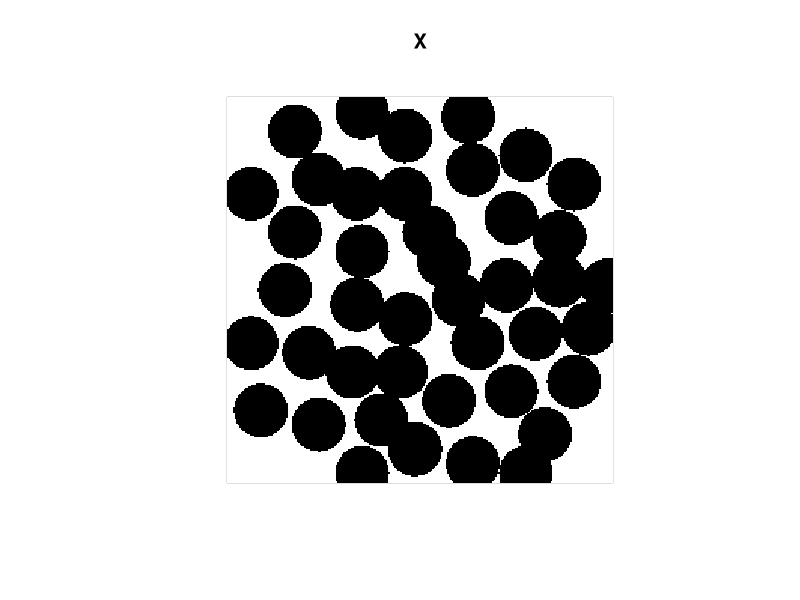

The R script that drew this image:
library(spatstat)


### Name: is.connected
### Title: Determine Whether an Object is Connected
### Aliases: is.connected is.connected.default is.connected.linnet
### Keywords: spatial math

### ** Examples

  d <- distmap(cells, dimyx=256)
  X <- levelset(d, 0.07)
  plot(X)
  is.connected(X)
